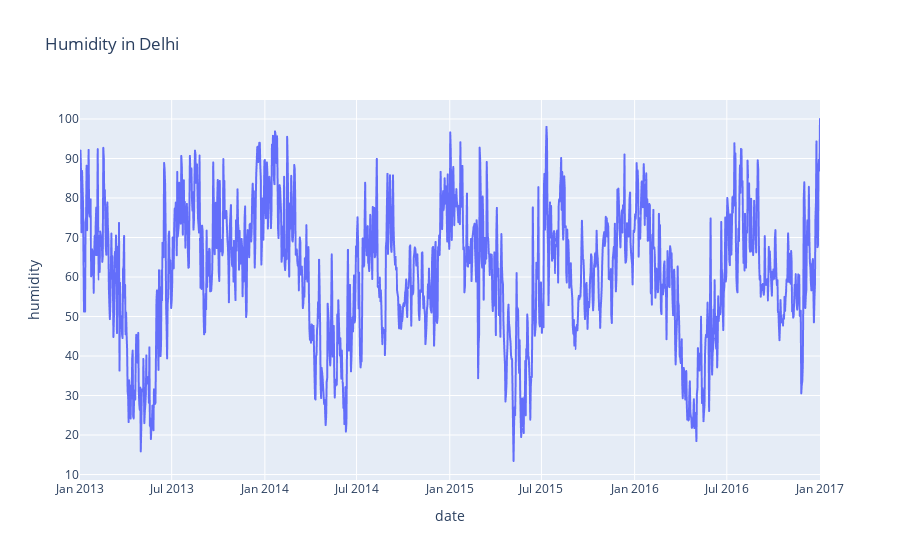

The code cell stored with this chart in its notebook:
### Markdown cell above
Visualization for humidity.

### Code cell
fig_humidity = px.line(data,x = "date",
                       y = "humidity",
                       title = "Humidity in Delhi")
fig_humidity.show()

### Figure 1 — Plotly figure (JSON) as saved in the notebook; plotly's stock layout.template omitted (floating-point values rounded to 4 significant figures; data arrays with more than 128 entries replaced by an {"elided": "..."} marker saying what was removed)
{"data": [{"hovertemplate": "date=%{x}<br>humidity=%{y}<extra></extra>", "legendgroup": "", "line": {"color": "#636efa", "dash": "solid"}, "marker": {"symbol": "circle"}, "mode": "lines", "name": "", "showlegend": false, "type": "scattergl", "x": {"elided": "1462 str values"}, "xaxis": "x", "y": {"elided": "1462 float values"}, "yaxis": "y"}], "layout": {"legend": {"tracegroupgap": 0}, "title": {"text": "Humidity in Delhi"}, "xaxis": {"anchor": "y", "domain": [0, 1], "title": {"text": "date"}}, "yaxis": {"anchor": "x", "domain": [0, 1], "title": {"text": "humidity"}}}}
